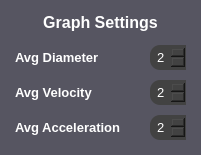
               <widget class="QFrame" name="setting_plot_frame">
                <property name="minimumSize">
                 <size>
                  <width>0</width>
                  <height>0</height>
                 </size>
                </property>
                <property name="maximumSize">
                 <size>
                  <width>16777215</width>
                  <height>16777215</height>
                 </size>
                </property>
                <property name="styleSheet">
                 <string notr="true">border-radius: 10px;
background-color: rgb(86, 85, 97);</string>
                </property>
                <property name="frameShape">
                 <enum>QFrame::StyledPanel</enum>
                </property>
                <property name="frameShadow">
                 <enum>QFrame::Raised</enum>
                </property>
                <layout class="QGridLayout" name="gridLayout_8">
                 <property name="leftMargin">
                  <number>15</number>
                 </property>
                 <property name="topMargin">
                  <number>10</number>
                 </property>
                 <property name="rightMargin">
                  <number>15</number>
                 </property>
                 <property name="bottomMargin">
                  <number>15</number>
                 </property>
                 <property name="horizontalSpacing">
                  <number>15</number>
                 </property>
                 <property name="verticalSpacing">
                  <number>10</number>
                 </property>
                 <item row="2" column="1" colspan="2">
                  <widget class="QSpinBox" name="set_avg_velocity">
                   <property name="minimumSize">
                    <size>
                     <width>0</width>
                     <height>25</height>
                    </size>
                   </property>
                   <property name="font">
                    <font>
                     <family>MS Sans Serif</family>
                     <pointsize>10</pointsize>
                     <weight>50</weight>
                     <bold>false</bold>
                    </font>
                   </property>
                   <property name="styleSheet">
                    <string notr="true">color: rgb(255, 255, 255);
background-color: rgb(66, 66, 66);
border-top-left-radius:10px;
border-top-right-radius:0px;
border-bottom-right-radius:0px;
border-bottom-left-radius:10px;</string>
                   </property>
                   <property name="alignment">
                    <set>Qt::AlignCenter</set>
                   </property>
                   <property name="buttonSymbols">
                    <enum>QAbstractSpinBox::UpDownArrows</enum>
                   </property>
                   <property name="minimum">
                    <number>2</number>
                   </property>
                   <property name="maximum">
                    <number>99</number>
                   </property>
                  </widget>
                 </item>
                 <item row="1" column="1" colspan="2">
                  <widget class="QSpinBox" name="set_avg_diameter">
                   <property name="minimumSize">
                    <size>
                     <width>0</width>
                     <height>25</height>
                    </size>
                   </property>
                   <property name="font">
                    <font>
                     <family>MS Sans Serif</family>
                     <pointsize>10</pointsize>
                     <weight>50</weight>
                     <bold>false</bold>
                    </font>
                   </property>
                   <property name="styleSheet">
                    <string notr="true">color: rgb(255, 255, 255);
background-color: rgb(66, 66, 66);
border-top-left-radius:10px;
border-top-right-radius:0px;
border-bottom-right-radius:0px;
border-bottom-left-radius:10px;</string>
                   </property>
                   <property name="alignment">
                    <set>Qt::AlignCenter</set>
                   </property>
                   <property name="buttonSymbols">
                    <enum>QAbstractSpinBox::UpDownArrows</enum>
                   </property>
                   <property name="minimum">
                    <number>2</number>
                   </property>
                   <property name="maximum">
                    <number>99</number>
                   </property>
                  </widget>
                 </item>
                 <item row="3" column="0">
                  <widget class="QLabel" name="label_avg_acceleration">
                   <property name="minimumSize">
                    <size>
                     <width>120</width>
                     <height>20</height>
                    </size>
                   </property>
                   <property name="maximumSize">
                    <size>
                     <width>150</width>
                     <height>16777215</height>
                    </size>
                   </property>
                   <property name="font">
                    <font>
                     <family>MS Sans Serif</family>
                     <pointsize>10</pointsize>
                     <weight>75</weight>
                     <bold>true</bold>
                    </font>
                   </property>
                   <property name="styleSheet">
                    <string notr="true">color: rgb(255, 255, 255);</string>
                   </property>
                   <property name="text">
                    <string>Avg Acceleration</string>
                   </property>
                  </widget>
                 </item>
                 <item row="2" column="0">
                  <widget class="QLabel" name="label_avg_velocity">
                   <property name="minimumSize">
                    <size>
                     <width>120</width>
                     <height>20</height>
                    </size>
                   </property>
                   <property name="maximumSize">
                    <size>
                     <width>150</width>
                     <height>16777215</height>
                    </size>
                   </property>
                   <property name="font">
                    <font>
                     <family>MS Sans Serif</family>
                     <pointsize>10</pointsize>
                     <weight>75</weight>
                     <bold>true</bold>
                    </font>
                   </property>
                   <property name="styleSheet">
                    <string notr="true">color: rgb(255, 255, 255);</string>
                   </property>
                   <property name="text">
                    <string>Avg Velocity</string>
                   </property>
                  </widget>
                 </item>
                 <item row="3" column="1" colspan="2">
                  <widget class="QSpinBox" name="set_avg_acceleration">
                   <property name="minimumSize">
                    <size>
                     <width>0</width>
                     <height>25</height>
                    </size>
                   </property>
                   <property name="font">
                    <font>
                     <family>MS Sans Serif</family>
                     <pointsize>10</pointsize>
                     <weight>50</weight>
                     <bold>false</bold>
                    </font>
                   </property>
                   <property name="styleSheet">
                    <string notr="true">color: rgb(255, 255, 255);
background-color: rgb(66, 66, 66);
border-top-left-radius:10px;
border-top-right-radius:0px;
border-bottom-right-radius:0px;
border-bottom-left-radius:10px;</string>
                   </property>
                   <property name="alignment">
                    <set>Qt::AlignCenter</set>
                   </property>
                   <property name="buttonSymbols">
                    <enum>QAbstractSpinBox::UpDownArrows</enum>
                   </property>
                   <property name="minimum">
                    <number>2</number>
                   </property>
                   <property name="maximum">
                    <number>99</number>
                   </property>
                  </widget>
                 </item>
                 <item row="1" column="0">
                  <widget class="QLabel" name="label_avg_diameter">
                   <property name="minimumSize">
                    <size>
                     <width>120</width>
                     <height>20</height>
                    </size>
                   </property>
                   <property name="maximumSize">
                    <size>
                     <width>150</width>
                     <height>16777215</height>
                    </size>
                   </property>
                   <property name="font">
                    <font>
                     <family>MS Sans Serif</family>
                     <pointsize>10</pointsize>
                     <weight>75</weight>
                     <bold>true</bold>
                    </font>
                   </property>
                   <property name="styleSheet">
                    <string notr="true">color: rgb(255, 255, 255);</string>
                   </property>
                   <property name="text">
                    <string>Avg Diameter</string>
                   </property>
                  </widget>
                 </item>
                 <item row="0" column="0" colspan="3">
                  <widget class="QLabel" name="label_setting_plot">
                   <property name="minimumSize">
                    <size>
                     <width>0</width>
                     <height>25</height>
                    </size>
                   </property>
                   <property name="maximumSize">
                    <size>
                     <width>16777215</width>
                     <height>35</height>
                    </size>
                   </property>
                   <property name="font">
                    <font>
                     <family>Nirmala UI</family>
                     <pointsize>12</pointsize>
                     <weight>75</weight>
                     <bold>true</bold>
                    </font>
                   </property>
                   <property name="styleSheet">
                    <string notr="true">color: rgb(255, 255, 255);</string>
                   </property>
                   <property name="text">
                    <string>Graph Settings</string>
                   </property>
                   <property name="alignment">
                    <set>Qt::AlignCenter</set>
                   </property>
                  </widget>
                 </item>
                </layout>
               </widget>
